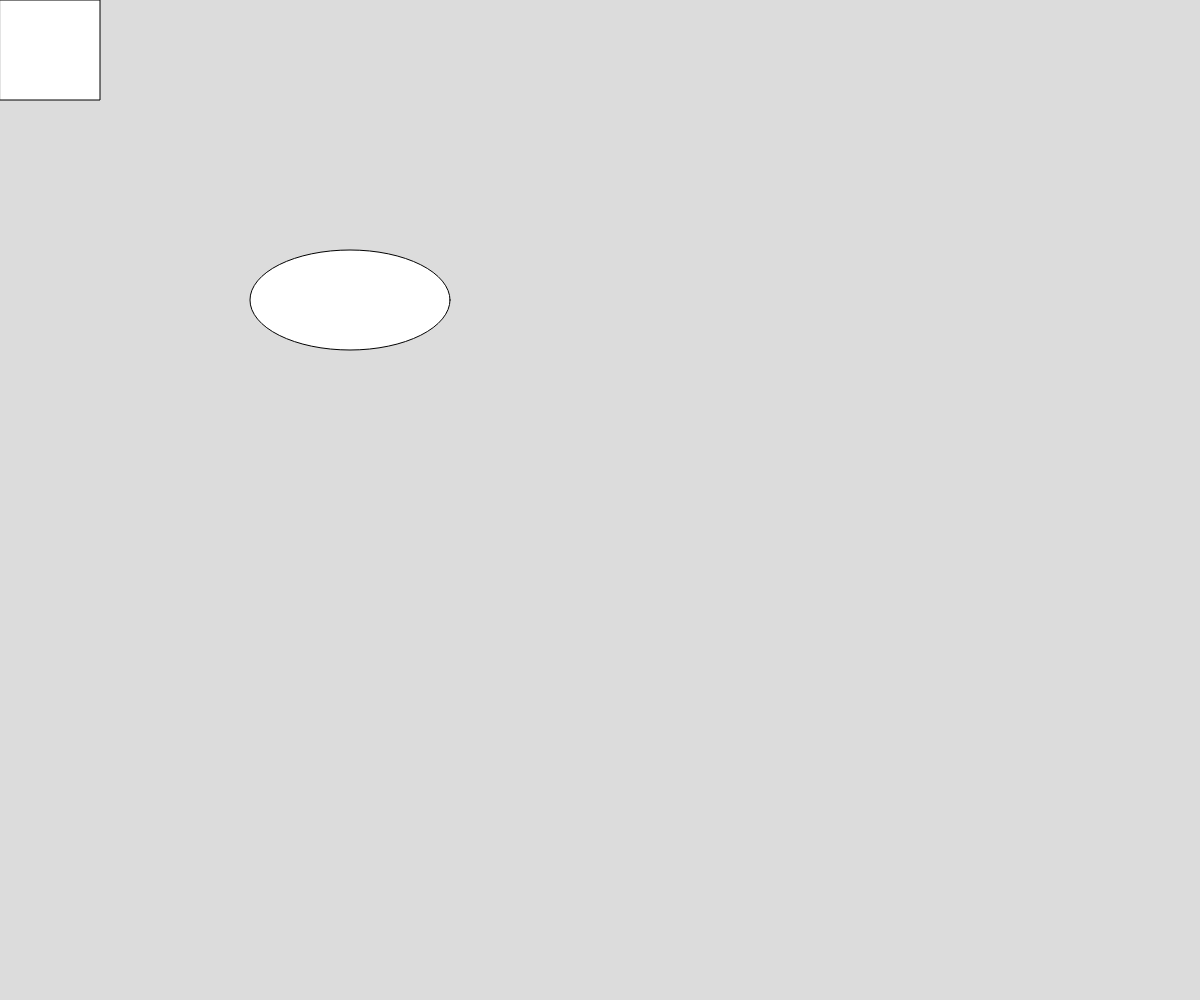
Frame 1 (no input)
Frame 60 (no input): identical to frame 1, image omitted
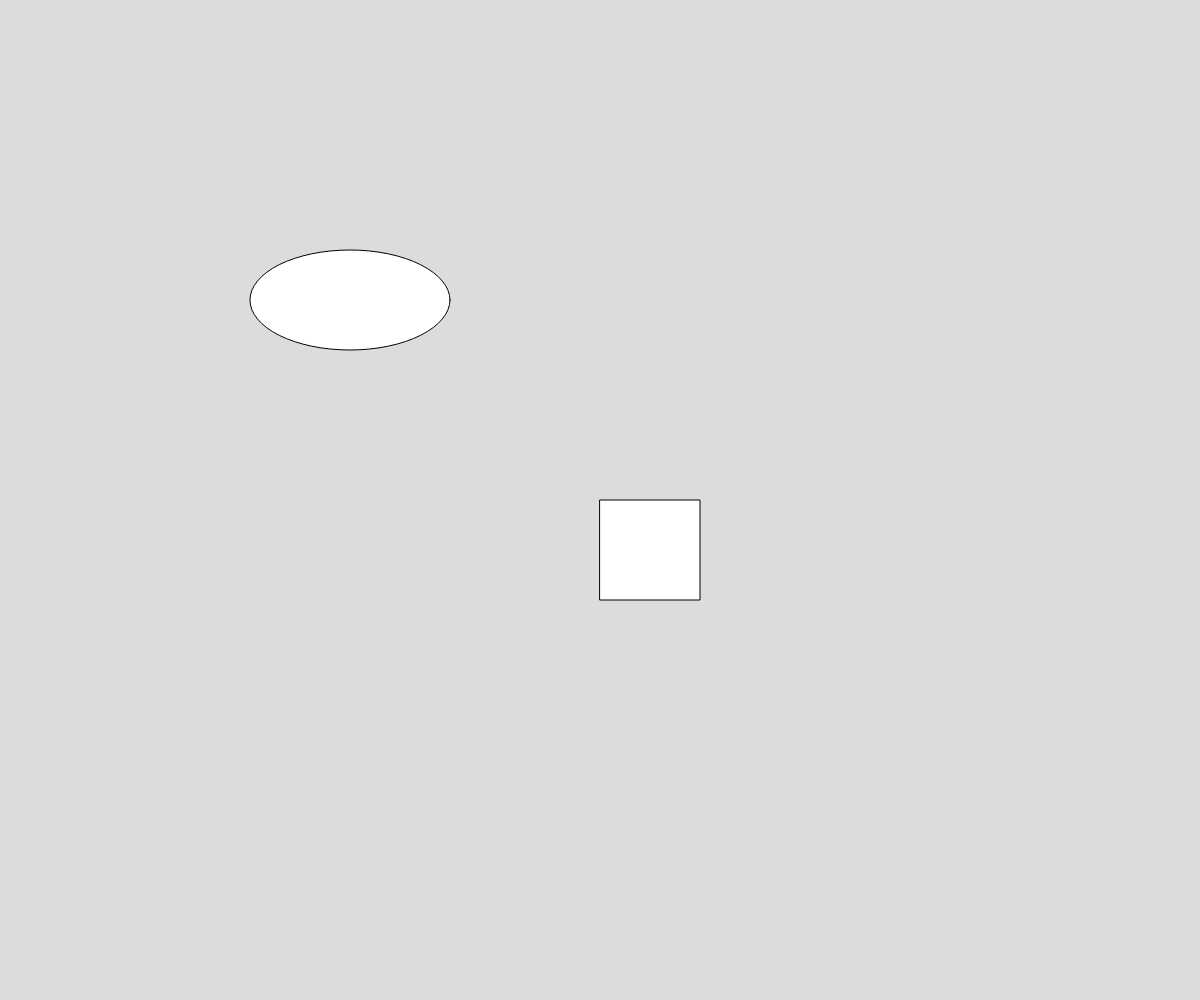
Frame 120 (the mouse pressed at the canvas centre since frame 60)

The p5.js sketch that drew these frames (run headless with seeded random() and noise() and a simulated clock; from frame 60 on, the mouse is pressed at the canvas centre):

// p5.js sketch
// ── sketch.js
function setup() {
  createCanvas(window.innerWidth, window.innerHeight);
}

window.addEventListener("resize", setup);

function collidePointRect(px, py, rx1, ry1, rx2, ry2){
  if (px >= rx1 && px <= rx1 + Math.abs(rx1 - rx2) && py >= ry1 && py <= ry1 + Math.abs(ry1 - ry2)){
    return true
  }
  else {
    return false  
  }
}

function distanceCalc(p1x, p1y, p2x, p2y){
  let calculatedDistance = Math.sqrt((p1x - p2x) ** 2 + (p1y - p2y) ** 2)
  return calculatedDistance

}

function collidePointEllipse(px, py, cx, cy, upDiameter, rightDiameter){
  if ((((px - cx) ** 2)/(rightDiameter/2)**2) + (((py - cy) ** 2)/(upDiameter/2)**2) <= 1){
    return true
  }
  
  return false

}

function collideRectEllipse(cx, cy, upDiameter, rightDiameter, rx1, ry1, rx2, ry2, points){
  // print("Checkpoint")
  
  if (collidePointEllipse(rx1, ry1, cx, cy, upDiameter, rightDiameter)){
    return true
  }
  else if (collidePointEllipse(rx2, ry1, cx, cy, upDiameter, rightDiameter)){
    return true
  }
  else if (collidePointEllipse(rx2, ry2, cx, cy, upDiameter, rightDiameter)){
    return true
  }
  else if (collidePointEllipse(rx1, ry2, cx, cy, upDiameter, rightDiameter)){
    return true
  }
  let l = rightDiameter// 141.421356 
  let distance = Math.sqrt((0.5 * rightDiameter) ** 2 - (0.5 * upDiameter) ** 2)
  let c1x = cx + distance
  let c2x = cx - distance
  let c1y = cy
  let c2y = cy

  // circle(c1x, c1y, 10)
  // circle(c2x, c2y, 10)
  let centerX = (c1x + c2x)/2
  let centerY = (c1y + c2y)/2
  for (let i = -(points/8); i < points/8 + 1; i++){
  // for (let i = 0; i < 1; i++){
    let xVal = (l*2)/(points/2) * i + centerX
  
  let outputVal = 0
  let toBeHalfed = 0 // Max Val
  let minVal = upDiameter/2
  let yVal = 0
  let guessY = 0
  let inverseYVal = 0
  // stroke("black")
    for (let i = 0; i < 10; i++){
        // print(c1x, c1y, c2x, c2y)
 
      if (minVal >= toBeHalfed){
        // stroke("red")
      }
      // print(yVal)
      guessY = cy - ((minVal + toBeHalfed)/2)
      // print("guess", guessY)
      outputVal = distanceCalc(c1x, c1y, xVal, guessY) + distanceCalc(c2x, c2y, xVal, guessY)
      // print("output", outputVal)
      
      // let loss = l - outputVal
      // console.log("loss", loss)
      // print("cords", xVal, guessY, minVal, toBeHalfed)
      if (outputVal <= l && outputVal >= l){
        yVal = guessY
        inverseYVal = 2*cy + yVal
        // stroke("red")
        break
      }
      else if (outputVal > l){
        
       minVal = (minVal + toBeHalfed)/2 // + minVal/2
      }
      
      else{
        toBeHalfed = (minVal + toBeHalfed)/2 // + minVal/2
      
      }
        
        
      yVal = guessY
      inverseYVal = 2*cy - yVal
      
    
    }
      // print(yVal)
    
    if (collidePointRect(xVal, yVal, rx1, ry1, rx2, ry2)){
    
    return true
  }
    else if (collidePointRect(xVal, inverseYVal, rx1, ry1, rx2, ry2)){
      return true
  }
      // print(xVal, yVal)
     // circle(xVal, yVal, 10)
     // circle(xVal, inverseYVal, 10)
    }
    
    
    return false


}

let hit = false
function draw() {
  stroke("black")
  background(220);
  
  let r1x = mouseX
  let r1y = mouseY
  let r2x = mouseX + 100
  let r2y = mouseY + 100
  let cx = 350
  let cy = 300
  let rightDiameter = 200
  let upDiameter = 100
  
  
  hit = collideRectEllipse(cx, cy, upDiameter, rightDiameter, r1x, r1y, r2x, r2y, 300)
  
  if (hit){
    stroke("red")
  }
  ellipse(cx, cy, rightDiameter, upDiameter)
  
  rect(r1x, r1y, Math.abs(r1x-r2x), Math.abs(r1y-r2y))
  
  print(hit)
  
  
  
  
}
